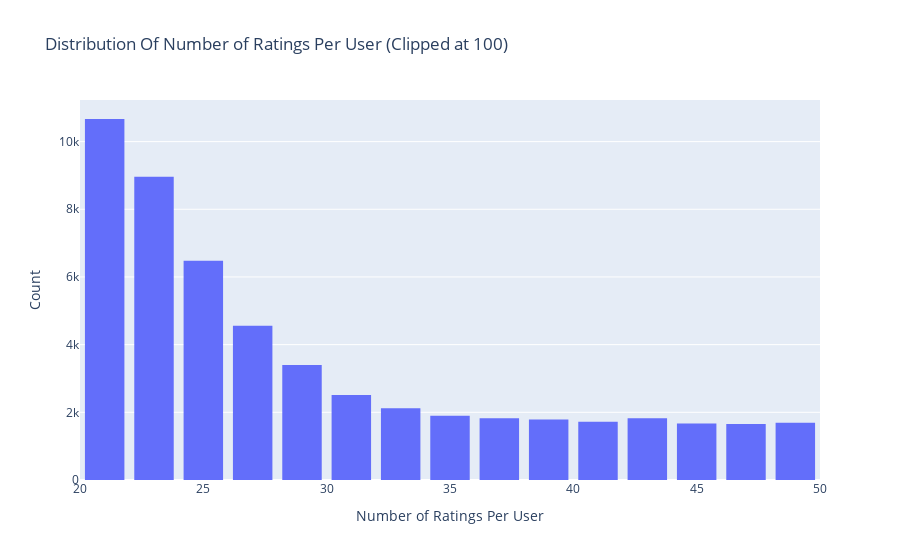

The cell this chart's notebook holds for it:
### Code cell
data = mutual_conn.groupby('Initial')['weight'].count().clip(upper=50)

# Create trace
trace = go.Histogram(x = data.values,
                     name = 'weight',
                     xbins = dict(start = 0,
                                  end = 50,
                                  size = 2))
# Create layout
layout = go.Layout(title = 'Distribution Of Number of Ratings Per User (Clipped at 100)',
                   xaxis = dict(title = 'Number of Ratings Per User'),
                   yaxis = dict(title = 'Count'),
                   bargap = 0.2)

# Create plot
fig = go.Figure(data=[trace], layout=layout)
iplot(fig)

### Figure 1 — Plotly figure (JSON) as saved in the notebook; plotly's stock layout.template omitted (floating-point values rounded to 4 significant figures; data arrays with more than 128 entries replaced by an {"elided": "..."} marker saying what was removed)
{"data": [{"name": "weight", "type": "histogram", "x": {"elided": "135359 int values"}, "xbins": {"end": 50, "size": 2, "start": 0}}], "layout": {"bargap": 0.2, "title": {"text": "Distribution Of Number of Ratings Per User (Clipped at 100)"}, "xaxis": {"title": {"text": "Number of Ratings Per User"}}, "yaxis": {"title": {"text": "Count"}}}}
